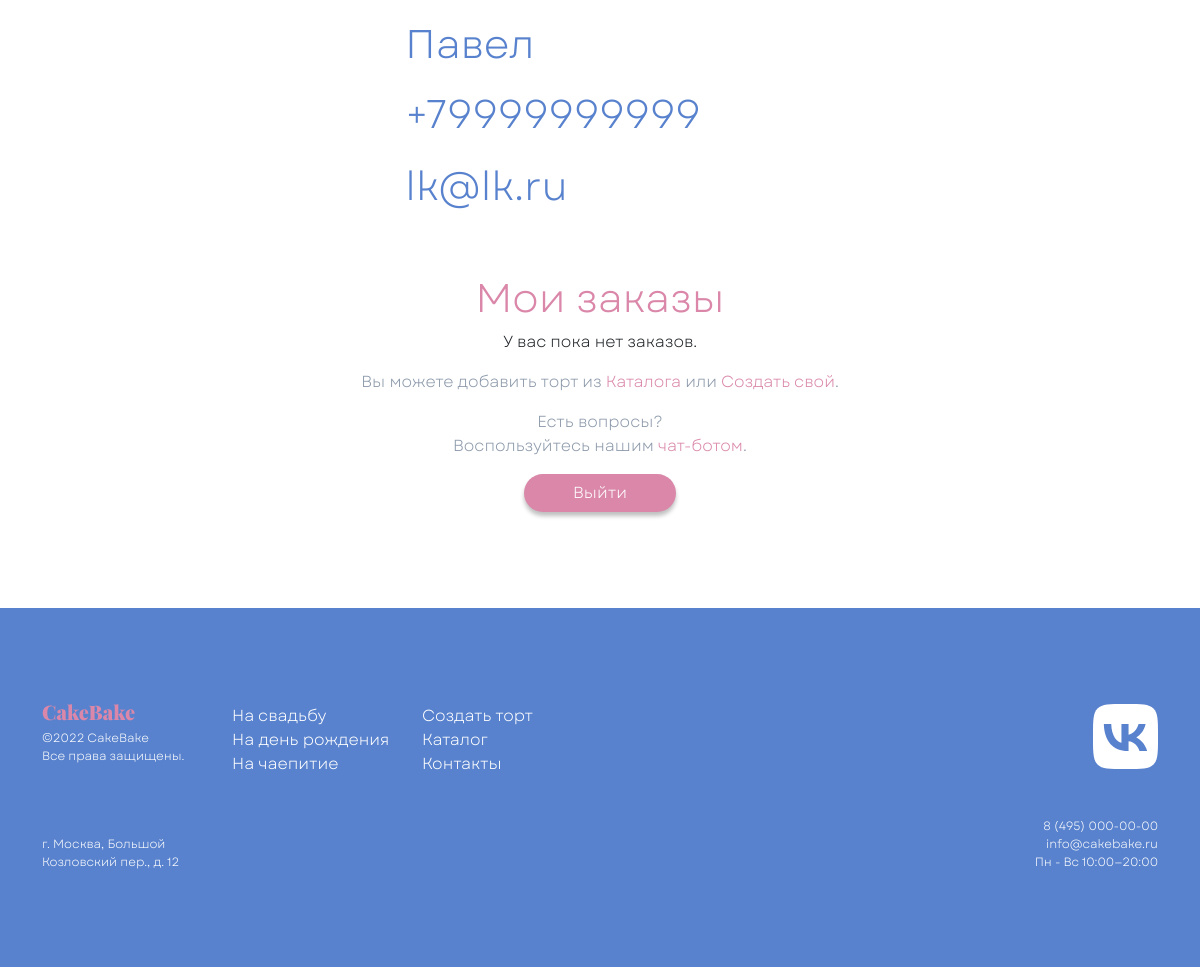
The app's page /lk/1 (signed in, lower part), older data.
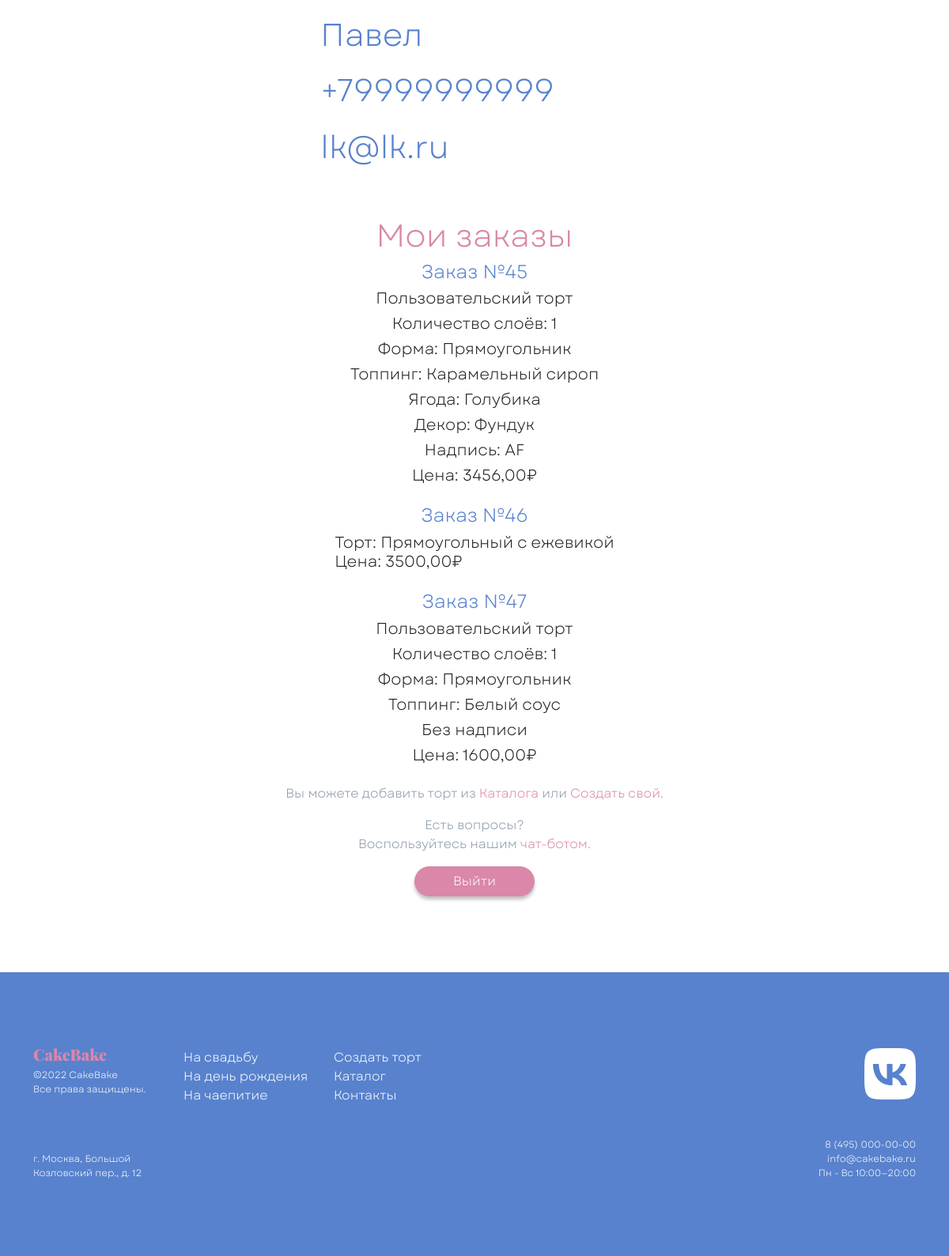
The same page, newer data.
### BakeCake/models.py (models this page shows, shortened)
class Order(models.Model):
    cake = ForeignKey(Cake,
                      verbose_name='Торт',
                      on_delete=PROTECT,
                      related_name='orders',
                      null=True,
                      blank=True)
    customer = ForeignKey(Client,
                          verbose_name='Клиент',
                          on_delete=models.CASCADE,
                          related_name='orders')
    name = models.CharField(max_length=255, verbose_name='Имя')
    email = models.EmailField(verbose_name='Email', db_index=True)
    phone = PhoneNumberField(verbose_name='Номер телефона', db_index=True)
    address = models.TextField(verbose_name='Адрес доставки', db_index=True)
    date = models.DateField(verbose_name='Дата', db_index=True)
    time = models.TimeField(verbose_name='Время')
    levels_number = models.ForeignKey(Layer,
                                      verbose_name='Количество уровней',
                                      on_delete=models.SET_NULL,
                                      related_name='orders',
                                      null=True,
                                      blank=True)
    shape = models.ForeignKey(Shape,
                              verbose_name='Форма',
                              on_delete=models.SET_NULL,
                              null=True,
                              blank=True,
                              related_name='orders')
    topping = models.ForeignKey(Topping,
                                verbose_name='Топпинг',
                                on_delete=models.SET_NULL,
                                related_name='orders',
                                null=True,
                                blank=True)
    berry = models.ForeignKey(Berry,
                              verbose_name='Ягода',
                              on_delete=models.SET_NULL,
                              related_name='orders',
                              null=True,
                              blank=True)
    decor = models.ForeignKey(Decor,
                              verbose_name='Декор',
                              on_delete=models.SET_NULL,
                              related_name='orders',
                              null=True,
                              blank=True)
    inscription = models.CharField(max_length=25,
                                   verbose_name='Надпись',
                                   blank=True,
                                   null=True)
    price = models.DecimalField(max_digits=10, decimal_places=2)
    comment = models.TextField(null=True,
                               blank=True,
                               verbose_name='Комментарий к заказу')
    delivery_comment = models.TextField(null=True,
                                        blank=True,
                                        verbose_name='Комментарий к курьеру')

class Layer(models.Model):
    number = models.PositiveIntegerField(verbose_name=' Количество уровней')
    price = models.DecimalField(max_digits=10, decimal_places=2, default=100)
    def __str__(self):
        return f'{self.number}'

class Shape(models.Model):
    shapes = {'ROUND': 'Круг',
              'SQUARE': 'Квадрат',
              'RECTANGLE': 'Прямоугольник'}
    title = models.CharField(choices=shapes,
                             max_length=25,
                             verbose_name='Форма')
    price = models.DecimalField(max_digits=10, decimal_places=2, default=100)

class Topping(models.Model):
    title = models.CharField(max_length=25, verbose_name='Название')
    description = models.TextField(null=True,
                                   blank=True,
                                   verbose_name='Описание')
    price = models.DecimalField(max_digits=10, decimal_places=2, default=100)
    def __str__(self):
        return f'{self.title}'

class Berry(models.Model):
    title = models.CharField(max_length=25, verbose_name='Название')
    description = models.TextField(null=True,
                                   blank=True,
                                   verbose_name='Описание')
    price = models.DecimalField(max_digits=10, decimal_places=2, default=100)
    def __str__(self):
        return f'{self.title}'

class Decor(models.Model):
    title = models.CharField(max_length=25, verbose_name='Название')
    description = models.TextField(null=True,
                                   blank=True,
                                   verbose_name='Описание')
    price = models.DecimalField(max_digits=10, decimal_places=2, default=100)
    def __str__(self):
        return f'{self.title}'

class Cake(models.Model):
    title = models.CharField(max_length=25, verbose_name='Название')
    image = models.ImageField(upload_to='images/cakes',
                              verbose_name='Картинка')
    description = models.TextField(null=True,
                                   blank=True,
                                   verbose_name='Описание')
    levels_number = models.ForeignKey(Layer,
                                      verbose_name='Количество уровней',
                                      on_delete=models.SET_NULL,
                                      related_name='cakes',
                                      null=True,
                                      blank=True)
    shape = models.ForeignKey(Shape,
                              verbose_name='Форма',
                              on_delete=models.SET_NULL,
                              null=True,
                              blank=True,
                              related_name='cakes')
    topping = models.ForeignKey(Topping,
                                verbose_name='Топпинг',
                                on_delete=models.SET_NULL,
                                related_name='cakes',
                                null=True,
                                blank=True)
    berry = models.ForeignKey(Berry,
                              verbose_name='Ягода',
                              on_delete=models.SET_NULL,
                              related_name='cakes',
                              null=True,
                              blank=True)
    decor = models.ForeignKey(Decor,
                              verbose_name='Декор',
                              on_delete=models.SET_NULL,
                              related_name='cakes',
                              null=True,
                              blank=True)
    inscription = models.CharField(max_length=25,
                                   verbose_name='Надпись',
                                   blank=True,
                                   null=True)
    price = models.DecimalField(max_digits=10, decimal_places=2, default=100)
    def __str__(self):
        return f'{self.title}'

### BakeCake/views.py (the view)
# urls.py: path('lk/<int:client_id>', show_lk, name='show_lk'),
def show_lk(request, client_id: int):
    requested_client = Client.objects.get(id=client_id)
    return render(request, 'lk.html', {"user": requested_client})

### accounts/models.py (called while the page is built)
    def __str__(self):
        if self.first_name:
            return self.first_name
        return str(self.phone_number)

### templates/lk.html (shortened to what this page needs)
{% extends "base.html" %}
{% load static %}
{% block content %}
	<div class="container mt-header mb-5">
		<div class="row mt-5">
			<div class="col-12 col-xxl-6 d-flex flex-column justify-content-center align-items-center align-items-xxl-start" id="LK">
				<v-form :validation-schema="Schema" @submit="ApplyChanges">
					<div class="d-flex w-100 justify-content-center justify-content-xxl-between align-items-center">
					</div>
					<div class="d-flex">
						<ul class="list-group">
							<li class="list-group-item border-0 ps-0">
								<span class="fs_40 cake_blue">{{ request.user.first_name }}</span>
							</li>
							<li class="list-group-item border-0 ps-0">
								<h1 class="fs_40 cake_blue">{{ request.user.phone_number }}</h1>
							</li>
							<li class="list-group-item border-0 ps-0">
								<h1 class="fs_40 cake_blue">{{ request.user.email }}</h1>
							</li>
						</ul>
						<ul class="list-group">
							<li class="list-group-item border-0 py-61 position-relative">
								<v-field v-model="Name" type="text" name="name_format" id="name" :readonly="!Edit" class="form-control my-2 i cake__textinput"></v-field>
							</li>
							<li class="list-group-item border-0 py-61 position-relative">
								<v-field v-model="Phone" type="text" name="phone_format" id="phone" :readonly="!Edit" class="form-control my-2 cake__textinput"></v-field>
							</li>
							<li class="list-group-item border-0 py-61 position-relative">
								<v-field v-model="Email" type="text" name="email_format" id="email" :readonly="!Edit" class="form-control my-2 cake__textinput"></v-field>
							</li>
						</ul>
					</div>
				</v-form>
				<h2 class="fs_40 cake_pink mt-5">Мои заказы</h2>
				{% if request.user.orders.all %}
				  {% for order in request.user.orders.all %}
				    <h4 class="cake_blue">Заказ №{{ order.id }}</h4>
				    {% if order.cake %}
				      <h5>Торт: {{ order.cake }}<br>Цена: {{ order.price }}₽</h5>
				    {% elif order.shape %}
				      <h5>Пользовательский торт</h5>
					  <h5>Количество слоёв: {{ order.levels_number }}</h5>
					  <h5>Форма: {{ order.shape.get_title_display }}</h5>
					  <h5>Топпинг: {{ order.topping }}</h5>
					  {% if order.berry %}
					    <h5>Ягода: {{ order.berry }}</h5>
					  {% endif %}
					  {% if order.decor %}
					    <h5>Декор: {{ order.decor }}</h5>
					  {% endif %}
					  {% if order.inscription %}
					  	<h5>Надпись: {{ order.inscription }}</h5>
					  {% else %}
					  	<h5>Без надписи</h5>
					  {% endif %}
					  <h5>Цена: {{ order.price }}₽</h5>
				    {% endif %}
				  {% endfor %}
				{% else %}
  <div class="no-orders text-center">
    <p class="fs_20 mb-3">У вас пока нет заказов.</p>
  </div>
{% endif %}
				<p class="cake_grey">Вы можете добавить торт из <a href="{% url 'cakes_catalog' %}" class="text-decoration-none cake_pink">Каталога</a> или <a href="{% url 'show_main' %}#step3" class="text-decoration-none cake_pink">Создать свой</a>.</p>
				<span class="cake_grey">Есть вопросы?</span>
				<span class="cake_grey">Воспользуйтесь нашим <a href="https://vk.com/devmanorg" class="text-decoration-none cake_pink">чат-ботом</a>.</span>
				<form method="post" action="{% url 'accounts:logout' %}">
					<button type="submit" class="btn text-white rounded-pill align-self-end px-5 mt-3 shadow-none cake__button cake__bg_pink">Выйти</button>
				</form>
			</div>
		</div>
	</div>
{% endblock %}

Row changes from the older to the newer data that the page shows:
added Order: id "45", levels_number "1", shape "Прямоугольник", topping "Карамельный сироп", berry "Голубика", decor "Фундук", inscription "AF", price "3456,00"
added Order: id "46", cake "Прямоугольный с ежевикой", price "3500,00"
added Order: id "47", levels_number "1", shape "Прямоугольник", topping "Белый соус", shows "Без надписи", price "1600,00"
Text that changed along with them:
text no longer shown: "У вас пока нет заказов."
